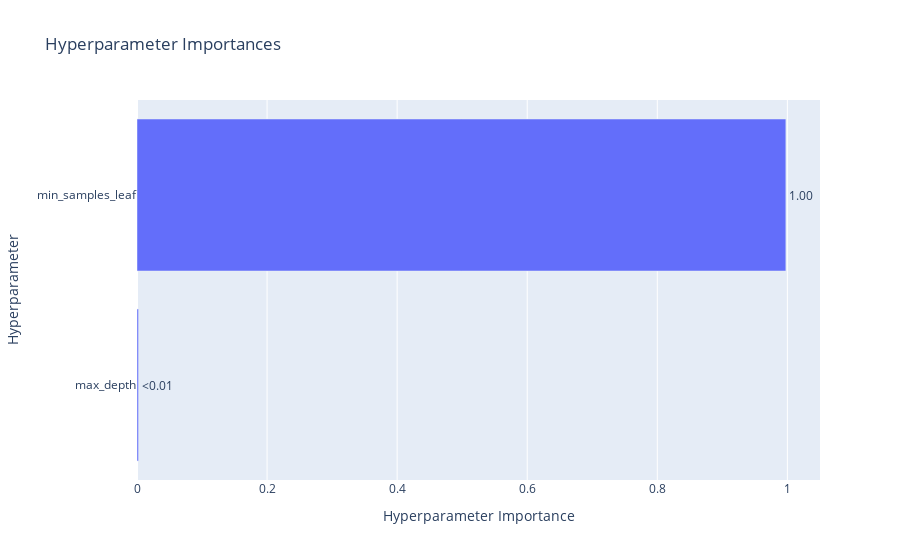

This figure's notebook cell:
### Code cell
optuna.visualization.plot_param_importances(study)

### Figure 1 — Plotly figure (JSON) as saved in the notebook; plotly's stock layout.template omitted (floating-point values rounded to 4 significant figures)
{"data": [{"cliponaxis": false, "hovertemplate": ["max_depth (IntDistribution): 0.0023540987573655745<extra></extra>", "min_samples_leaf (IntDistribution): 0.9976459012426344<extra></extra>"], "name": "Objective Value", "orientation": "h", "text": ["<0.01", "1.00"], "textposition": "outside", "type": "bar", "x": [0.002354, 0.9976], "y": ["max_depth", "min_samples_leaf"]}], "layout": {"title": {"text": "Hyperparameter Importances"}, "xaxis": {"title": {"text": "Hyperparameter Importance"}}, "yaxis": {"title": {"text": "Hyperparameter"}}}}
